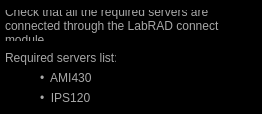
<?xml version="1.0" encoding="UTF-8"?>
<ui version="4.0">
 <class>Dialog</class>
 <widget class="QDialog" name="Dialog">
  <property name="geometry">
   <rect>
    <x>0</x>
    <y>0</y>
    <width>262</width>
    <height>114</height>
   </rect>
  </property>
  <property name="windowTitle">
   <string>Server List</string>
  </property>
  <property name="windowIcon">
   <iconset>
    <normaloff>:/newPrefix/Pictures/DemonLogo.png</normaloff>:/newPrefix/Pictures/DemonLogo.png</iconset>
  </property>
  <property name="styleSheet">
   <string notr="true">background: black</string>
  </property>
  <widget class="QLabel" name="label">
   <property name="geometry">
    <rect>
     <x>5</x>
     <y>50</y>
     <width>111</width>
     <height>16</height>
    </rect>
   </property>
   <property name="styleSheet">
    <string notr="true">#label{
color: rgb(168,168,168)
}</string>
   </property>
   <property name="text">
    <string>Required servers list: </string>
   </property>
  </widget>
  <widget class="QLabel" name="label_2">
   <property name="geometry">
    <rect>
     <x>40</x>
     <y>70</y>
     <width>111</width>
     <height>16</height>
    </rect>
   </property>
   <property name="styleSheet">
    <string notr="true">#label_2{
color: rgb(168,168,168)
}</string>
   </property>
   <property name="text">
    <string>•  AMI430</string>
   </property>
  </widget>
  <widget class="QLabel" name="label_3">
   <property name="geometry">
    <rect>
     <x>5</x>
     <y>10</y>
     <width>241</width>
     <height>31</height>
    </rect>
   </property>
   <property name="styleSheet">
    <string notr="true">#label_3{
color: rgb(168,168,168)
}</string>
   </property>
   <property name="text">
    <string>Check that all the required servers are connected through the LabRAD connect module. </string>
   </property>
   <property name="wordWrap">
    <bool>true</bool>
   </property>
  </widget>
  <widget class="QLabel" name="label_6">
   <property name="geometry">
    <rect>
     <x>40</x>
     <y>90</y>
     <width>111</width>
     <height>16</height>
    </rect>
   </property>
   <property name="styleSheet">
    <string notr="true">#label_6{
color: rgb(168,168,168)
}</string>
   </property>
   <property name="text">
    <string>•  IPS120</string>
   </property>
  </widget>
 </widget>
 <resources>
  <include location="../../Resources/DEMONSResources.qrc"/>
 </resources>
 <connections/>
</ui>
